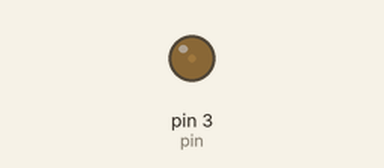
This sketch was run on a simulated Arduino Uno, built with avr-gcc and run on an emulated ATmega328P. Parts: output pins drawn as LEDs (lit = HIGH).

Above: at 0.15 s.
At 5.76 s:
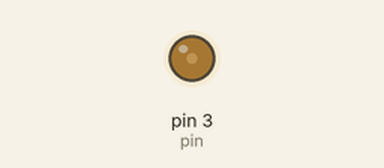
At 18.71 s:
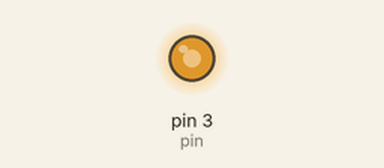
At 39.81 s:
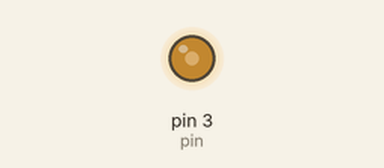
Timing chart, 0 to 40.0 s (numbered marks = the images above):
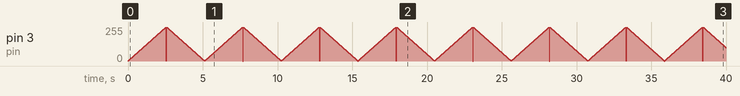

The sketch:

sketch_apr08a.ino
```cpp
int pin = 3 ;

void setup(){
  pinMode(pin,OUTPUT);
}
void loop(){
  int i ;

  for (i=0; i<256;i++){
    analogWrite(pin,i);
    delay(10);
  }
  for (i; i>0 ;i--){
    analogWrite(pin,i);
    delay(10);
  }
}
```
